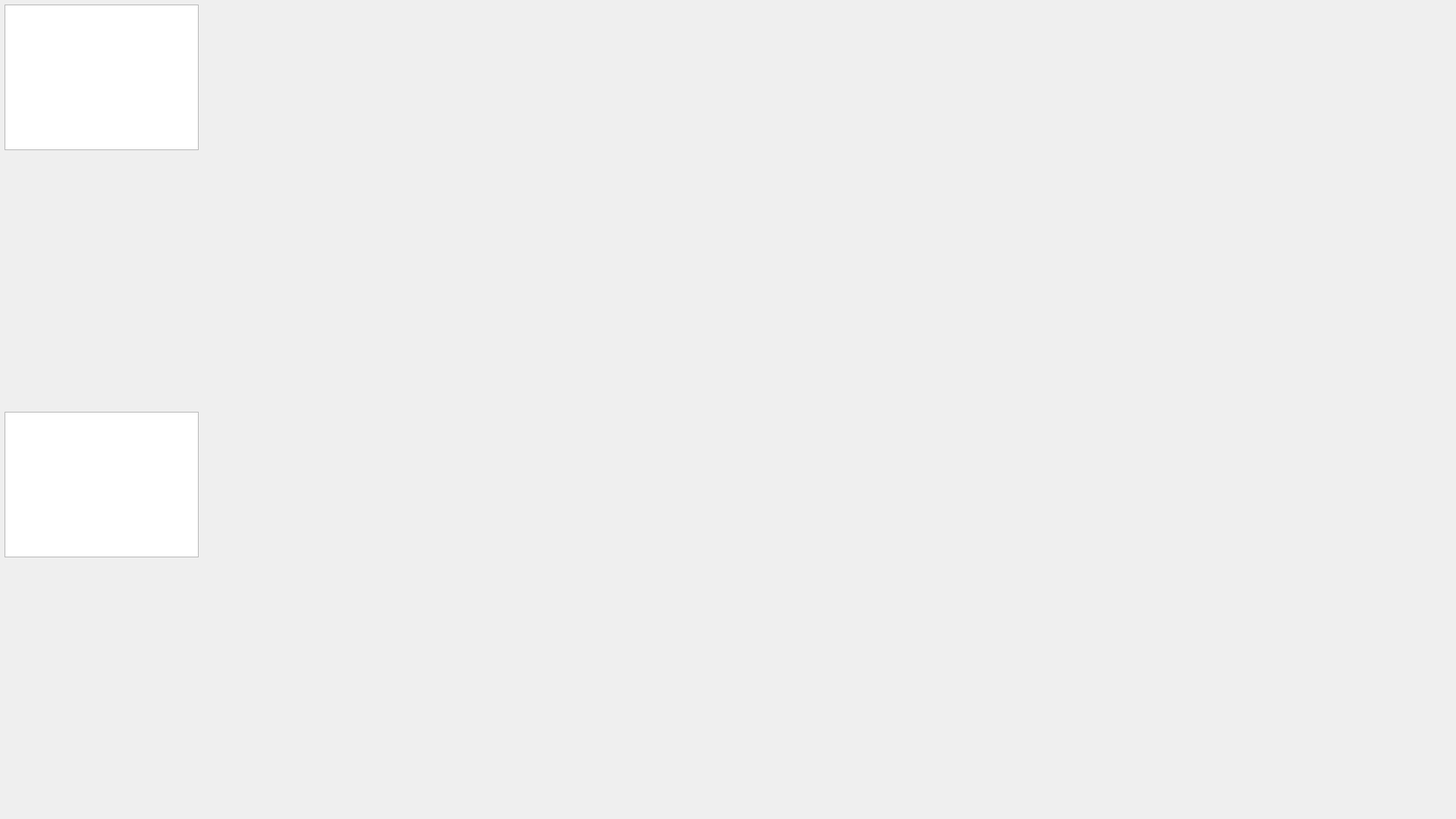
<?xml version="1.0" encoding="UTF-8"?>
<ui version="4.0">
 <class>MainWindow</class>
 <widget class="QMainWindow" name="MainWindow">
  <property name="geometry">
   <rect>
    <x>0</x>
    <y>0</y>
    <width>1920</width>
    <height>1080</height>
   </rect>
  </property>
  <property name="windowTitle">
   <string>MainWindow</string>
  </property>
  <widget class="QWidget" name="centralwidget">
   <widget class="GLViewWidget" name="graphicsView_volume">
    <property name="geometry">
     <rect>
      <x>6</x>
      <y>6</y>
      <width>256</width>
      <height>192</height>
     </rect>
    </property>
   </widget>
   <widget class="GraphicsLayoutWidget" name="graphicsView_histogram">
    <property name="geometry">
     <rect>
      <x>6</x>
      <y>543</y>
      <width>256</width>
      <height>192</height>
     </rect>
    </property>
   </widget>
  </widget>
 </widget>
 <customwidgets>
  <customwidget>
   <class>GLViewWidget</class>
   <extends>QGraphicsView</extends>
   <header>pyqtgraph.opengl</header>
  </customwidget>
  <customwidget>
   <class>GraphicsLayoutWidget</class>
   <extends>QGraphicsView</extends>
   <header>pyqtgraph</header>
  </customwidget>
 </customwidgets>
 <resources/>
 <connections/>
</ui>
